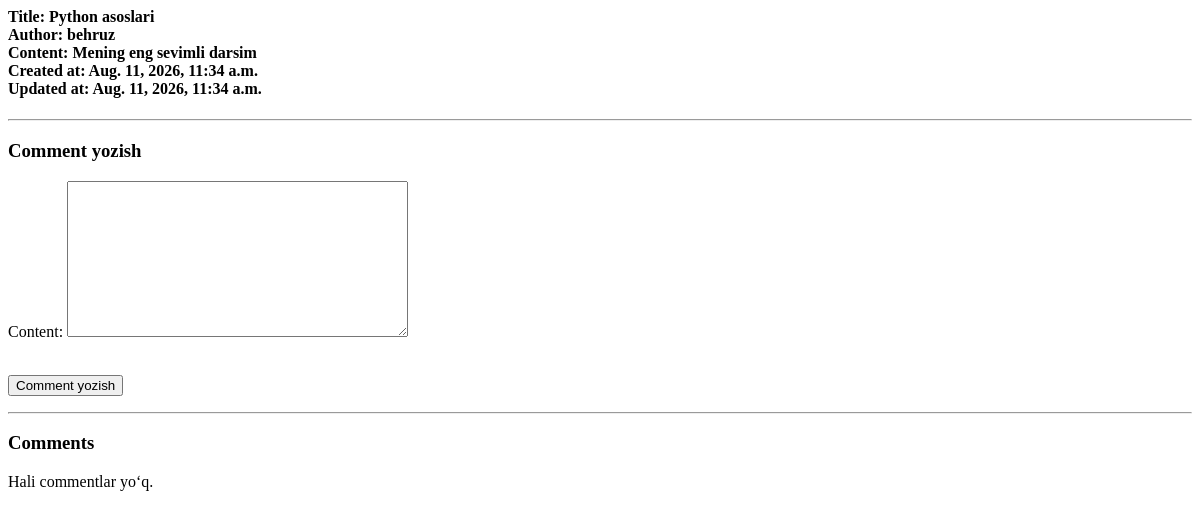
Page /posts/2/ on the earlier database version.
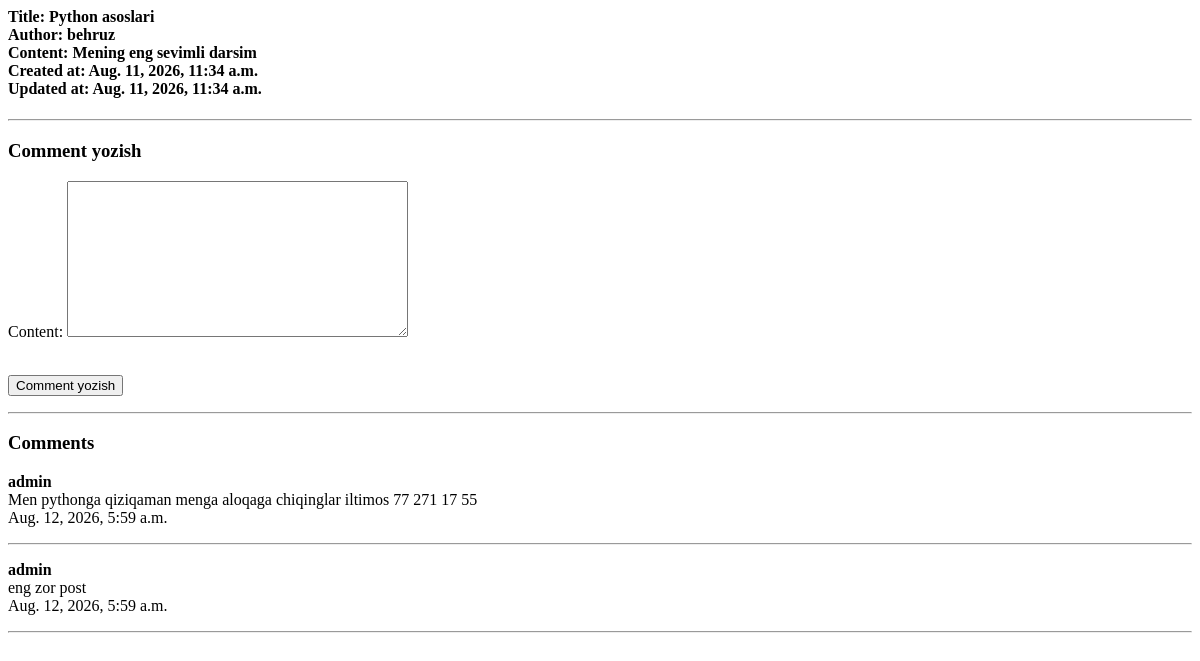
Same page on the later database version.
### apps/posts/models.py (models this page shows)
class Comment(models.Model):
    post = models.ForeignKey(to=Post, on_delete=models.CASCADE)
    author = models.ForeignKey(to=settings.AUTH_USER_MODEL, on_delete=models.CASCADE)
    content = models.TextField()
    created_at = models.DateTimeField(auto_now_add=True)

### apps/accounts/models.py (models this page shows)
class CustomUser(AbstractUser):
    phone_number = models.CharField(max_length=12, null=True, blank=True)
    address = models.CharField(max_length=120, null=True, blank=True)
    avatar = models.ImageField(null=True, blank=True, upload_to="avatars/")
    bio = models.TextField(null=True, blank=True)
    website = models.URLField(null=True, blank=True)
    social_links = models.JSONField(null=True, blank=True)

### apps/posts/views.py (the view, shortened to what this page needs)
class PostDetailView(View):
    def get(self, request, pk):
        form = forms.CommentForm(data=None)
        post = Post.objects.get(pk=pk)
        comments = Comment.objects.filter(post=post)
        return render(
            request=request,
            template_name="posts/post_detail.html",
            context={
                "post": post,
                "form":form,
                "comments":comments
                }
        )

### apps/posts/forms.py
class CommentForm(forms.ModelForm):
    class Meta:
        model = Comment
        fields = ["content"]

### templates/posts/post_detail.html (shortened to what this page needs)
<h4>
    Title: {{ post.title }}<br>
    Author: {{ post.author }}<br>
    Content: {{ post.content }}<br>
    Created at: {{ post.created_at }}<br>
    Updated at: {{ post.updated_at }}
</h4>
<hr>
<h3>Comment yozish</h3>
<form method="post">
    {{ form.as_p }}
    <br>
    <button type="submit">Comment yozish</button>
</form>
<hr>
<h3>Comments</h3>
{% for comment in comments %}
    <p>
        <strong>{{ comment.author }}</strong><br>
        {{ comment.content }}<br>
        {{ comment.created_at }}
    </p>
    <hr>
{% empty %}
    <p>Hali commentlar yo‘q.</p>
{% endfor %}

Differences in the rows shown:
added Comment: author "admin", content "Men pythonga qiziqaman menga aloqaga chiqinglar iltimos 77 271 17 55", created_at "Aug. 12, 2026, 5:59 a.m."
added Comment: author "admin", content "eng zor post", created_at "Aug. 12, 2026, 5:59 a.m."
Other differences:
text no longer shown: "Hali commentlar yo‘q."
